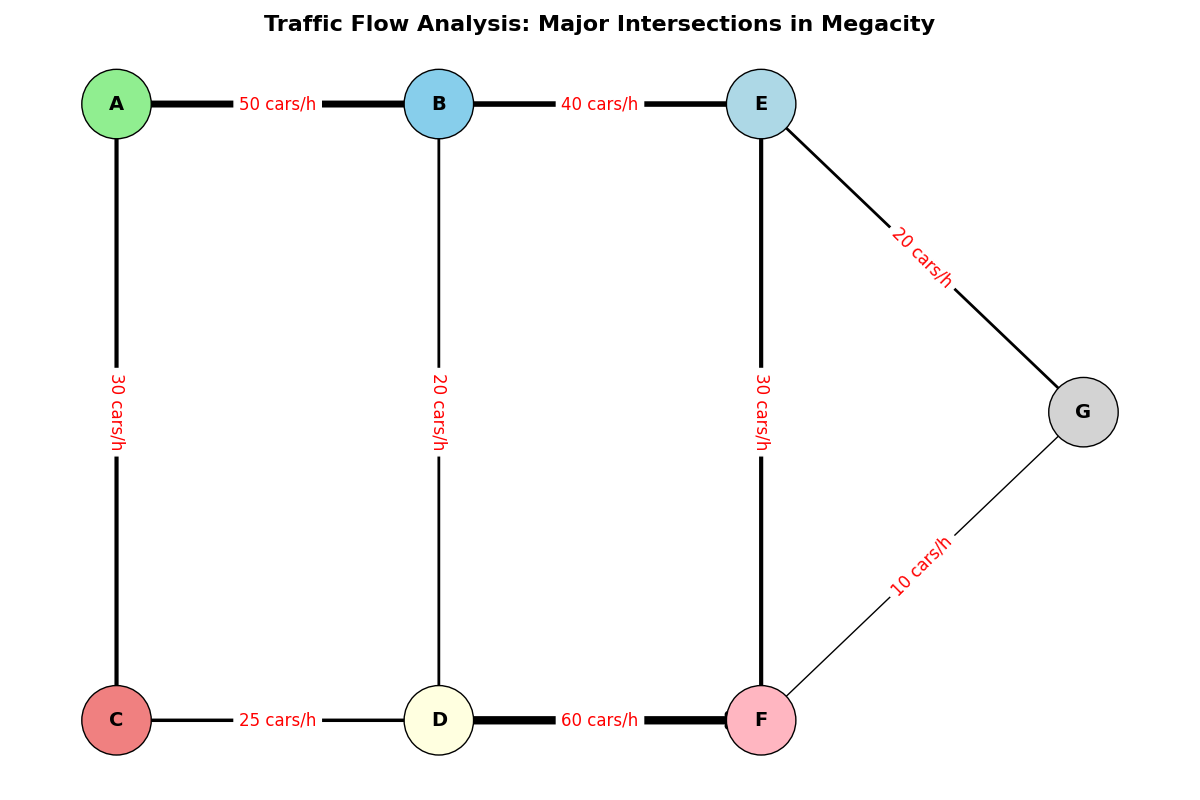

Recreate this plot in Python.
import matplotlib.pyplot as plt
import networkx as nx

intersections = [
    'A', 'B', 'C', 'D', 'E', 'F', 'G'
]

traffic_routes = [
    ('A', 'B', 50),
    ('A', 'C', 30),
    ('B', 'D', 20),
    ('C', 'D', 25),
    ('B', 'E', 40),
    ('D', 'F', 60),
    ('E', 'F', 30),
    ('E', 'G', 20),
    ('F', 'G', 10)
]

G = nx.DiGraph()

G.add_nodes_from(intersections)

for route in traffic_routes:
    G.add_edge(route[0], route[1], weight=route[2])

edge_widths = [G[u][v]['weight'] / 10 for u, v in G.edges()]

pos = {
    'A': (0, 3),
    'B': (2, 3),
    'C': (0, 1),
    'D': (2, 1),
    'E': (4, 3),
    'F': (4, 1),
    'G': (6, 2)
}

plt.figure(figsize=(12, 8))

# Shuffle node colors: Assign different colors arbitrarily
shuffled_node_colors = ['lightgreen', 'skyblue', 'lightcoral', 'lightyellow', 'lightblue', 'lightpink', 'lightgray']
nx.draw_networkx_nodes(G, pos, node_color=shuffled_node_colors, node_size=2500, edgecolors='k')

nx.draw_networkx_edges(G, pos, arrowstyle='->', arrowsize=20, edge_color='black', width=edge_widths)
nx.draw_networkx_labels(G, pos, font_size=14, font_weight='bold')

edge_labels = {(u, v): f"{G[u][v]['weight']} cars/h" for u, v in G.edges()}
nx.draw_networkx_edge_labels(G, pos, edge_labels=edge_labels, font_size=12, font_color='red')

plt.title('Traffic Flow Analysis: Major Intersections in Megacity', fontsize=16, weight='bold')
plt.axis('off')
plt.tight_layout()

plt.show()
